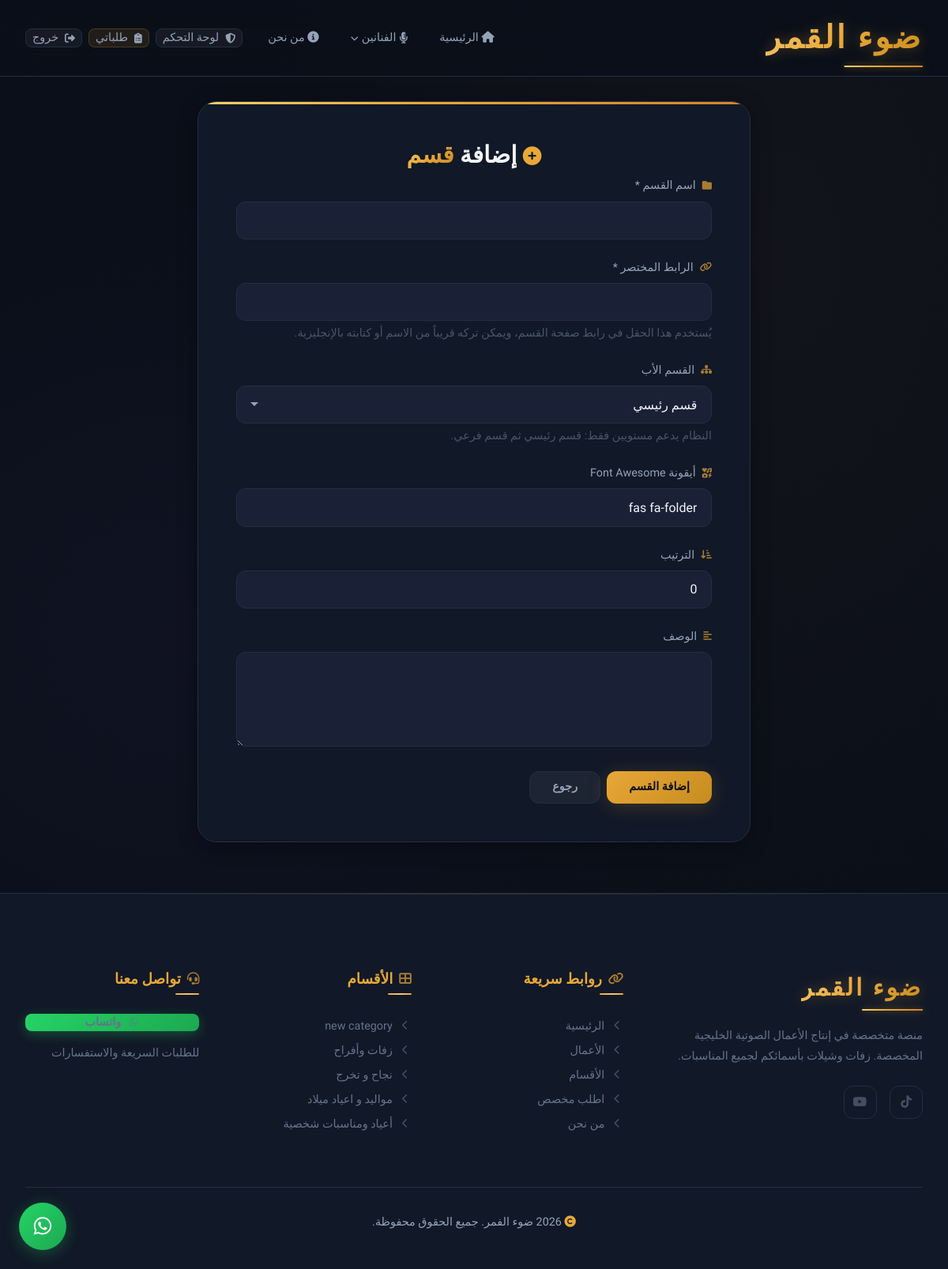
The page /admin/categories/add (signed in) on the database its author committed.
### app/models.py (models this page shows, shortened)
class Category(db.Model):
    __tablename__ = 'categories'
    id = db.Column(db.Integer, primary_key=True)
    name = db.Column(db.String(100), nullable=False)
    slug = db.Column(db.String(100), unique=True, nullable=False)
    description = db.Column(db.Text, nullable=True)
    icon = db.Column(db.String(50), nullable=True)
    sort_order = db.Column(db.Integer, default=0)
    parent_id = db.Column(db.Integer, db.ForeignKey('categories.id'), nullable=True)
    subcategories = db.relationship(
        'Category',
        backref=db.backref('parent', remote_side=[id]),
        lazy='dynamic'
    )
    samples = db.relationship('Sample', backref='category', lazy='dynamic')

### app/routes/admin.py (the view, shortened to what this page needs)
@admin_bp.route('/categories/add', methods=['GET', 'POST'])
@admin_required
def add_category():
    parent_categories = get_parent_categories()
    return render_template('admin/category_form.html', category=None, parent_categories=parent_categories)

### app/routes/admin.py (called while the page is built)
def admin_required(f):
    @wraps(f)
    @login_required
    def decorated_function(*args, **kwargs):
        if not current_user.is_admin:
            flash('ليس لديك صلاحية الوصول', 'error')
            return redirect(url_for('main.index'))
        return f(*args, **kwargs)
    return decorated_function

def get_parent_categories(exclude_id=None):
    query = Category.query.filter_by(parent_id=None)
    if exclude_id is not None:
        query = query.filter(Category.id != exclude_id)
    return query.order_by(Category.sort_order, Category.name).all()

### app/templates/admin/category_form.html (shortened to what this page needs)
{% extends "base.html" %}
{% block content %}
<section class="order-page">
    <div class="container">
        <div class="order-form-card animate-on-scroll">
            <h1>
                <i class="fas {{ 'fa-edit' if category else 'fa-plus-circle' }}" style="color: var(--accent); font-size: 0.8em;"></i>
                {{ 'تعديل' if category else 'إضافة' }} <span class="accent-text">قسم</span>
            </h1>
            <form method="POST">
                <div class="form-group">
                    <label class="form-label" for="name"><i class="fas fa-folder"></i> اسم القسم *</label>
                    <input type="text" class="form-control" id="name" name="name" required value="{{ request.form.get('name', category.name if category else '') }}">
                </div>
                <div class="form-group">
                    <label class="form-label" for="slug"><i class="fas fa-link"></i> الرابط المختصر *</label>
                    <input type="text" class="form-control" id="slug" name="slug" dir="ltr" required value="{{ request.form.get('slug', category.slug if category else '') }}">
                    <p style="margin-top: var(--space-xs); color: var(--text-dim); font-size: var(--fs-sm);">يُستخدم هذا الحقل في رابط صفحة القسم، ويمكن تركه قريباً من الاسم أو كتابته بالإنجليزية.</p>
                </div>
                <div class="form-group">
                    <label class="form-label" for="parent_id"><i class="fas fa-sitemap"></i> القسم الأب</label>
                    {% set selected_parent = request.form.get('parent_id', category.parent_id if category else '') %}
                    <select class="form-control" id="parent_id" name="parent_id">
                        <option value="">قسم رئيسي</option>
                    </select>
                    <p style="margin-top: var(--space-xs); color: var(--text-dim); font-size: var(--fs-sm);">النظام يدعم مستويين فقط: قسم رئيسي ثم قسم فرعي.</p>
                </div>
                <div class="form-group">
                    <label class="form-label" for="icon"><i class="fas fa-icons"></i> أيقونة Font Awesome</label>
                    <input type="text" class="form-control" id="icon" name="icon" dir="ltr" value="{{ request.form.get('icon', category.icon if category else 'fas fa-folder') }}">
                </div>
                <div class="form-group">
                    <label class="form-label" for="sort_order"><i class="fas fa-arrow-down-short-wide"></i> الترتيب</label>
                    <input type="number" class="form-control" id="sort_order" name="sort_order" value="{{ request.form.get('sort_order', category.sort_order if category else 0) }}">
                </div>
                <div class="form-group">
                    <label class="form-label" for="description"><i class="fas fa-align-left"></i> الوصف</label>
                    <textarea class="form-control" id="description" name="description" rows="4">{{ request.form.get('description', category.description if category else '') }}</textarea>
                </div>
                <div style="display: flex; gap: var(--space-sm); flex-wrap: wrap;">
                    <button type="submit" class="btn btn-primary">{{ 'حفظ التعديلات' if category else 'إضافة القسم' }}</button>
                    <a href="{{ url_for('admin.categories') }}" class="btn btn-ghost">رجوع</a>
                </div>
            </form>
        </div>
    </div>
</section>
{% endblock %}

### app/templates/base.html (shortened to what this page needs)
<!DOCTYPE html>
<html lang="ar" dir="rtl">
<head>
    <link rel="stylesheet"
          href="https://cdnjs.cloudflare.com/ajax/libs/font-awesome/6.5.1/css/all.min.css"
          onerror="this.onerror=null;this.href='https://cdn.jsdelivr.net/npm/@fortawesome/fontawesome-free@6.5.1/css/all.min.css';" />
    <link rel="stylesheet" href="{{ url_for('static', filename='css/variables.css') }}">
    <link rel="stylesheet" href="{{ url_for('static', filename='css/base.css') }}">
    <link rel="stylesheet" href="{{ url_for('static', filename='css/components.css') }}">
    <link rel="stylesheet" href="{{ url_for('static', filename='css/pages.css') }}">
</head>
<body>
    <nav class="navbar" id="navbar">
        <div class="container">
            <a href="{{ url_for('main.index') }}" class="logo">ضوء القمر</a>
            <div class="nav-links" id="navLinks">
                <a href="{{ url_for('main.index') }}" class="{% if request.endpoint == 'main.index' %}active{% endif %}">
                    <i class="fas fa-home"></i> الرئيسية
                </a>
                <details class="nav-dropdown {% if request.endpoint == 'main.singer' %}active{% endif %}">
                    <summary class="nav-dropdown__summary">
                        <i class="fas fa-microphone-lines"></i> الفنانين
                        <i class="fas fa-chevron-down nav-dropdown__chevron"></i>
                    </summary>
                </details>
                <a href="{{ url_for('main.about') }}" class="{% if request.endpoint == 'main.about' %}active{% endif %}">
                    <i class="fas fa-info-circle"></i> من نحن
                </a>
                <div class="nav-auth">
                    {% if current_user.is_authenticated %}
                        {% if current_user.is_admin %}
                            <a href="{{ url_for('admin.dashboard') }}" class="btn btn-sm btn-ghost">
                                <i class="fas fa-shield-halved"></i> لوحة التحكم
                            </a>
                        {% endif %}
                        <a href="{{ url_for('orders.dashboard') }}" class="btn btn-sm btn-secondary">
                            <i class="fas fa-clipboard-list"></i> طلباتي
                        </a>
                        <a href="{{ url_for('auth.logout') }}" class="btn btn-sm btn-ghost">
                            <i class="fas fa-sign-out-alt"></i> خروج
                        </a>
                    {% endif %}
                </div>
            </div>
        </div>
    </nav>
    <main>
        {% block content %}{% endblock %}
    </main>
    <footer class="footer">
        <div class="container">
            <div class="footer-grid">
                <div class="footer-col footer-brand">
                    <div class="logo" style="margin-bottom: var(--space-lg); font-size: var(--fs-xl); display: inline-block;">ضوء القمر</div>
                    <p>منصة متخصصة في إنتاج الأعمال الصوتية الخليجية المخصصة. زفات وشيلات بأسمائكم لجميع المناسبات.</p>
                    <div class="footer-social">
                        <a href="https://www.tiktok.com/@.bo6b?_r=1&_t=ZS-95rwLRkdma8" aria-label="TikTok">
                            <i class="fab fa-tiktok"></i>
                        </a>
                        <a href="https://youtube.com/@zaffat-f9o?si=nrIe7QA_RzNBtxz0" aria-label="YouTube">
                            <i class="fab fa-youtube"></i>
                        </a>
                    </div>
                </div>
                <div class="footer-col">
                    <h4 class="footer-col__title"><i class="fas fa-link"></i> روابط سريعة</h4>
                    <a href="{{ url_for('main.index') }}"><i class="fas fa-chevron-left"></i> الرئيسية</a>
                    <a href="{{ url_for('main.index') }}#featured"><i class="fas fa-chevron-left"></i> الأعمال</a>
                    <a href="{{ url_for('main.index') }}#categories"><i class="fas fa-chevron-left"></i> الأقسام</a>
                    <a href="{{ url_for('orders.new_order') }}"><i class="fas fa-chevron-left"></i> اطلب مخصص</a>
                    <a href="{{ url_for('main.about') }}"><i class="fas fa-chevron-left"></i> من نحن</a>
                </div>
                <div class="footer-col">
                    <h4 class="footer-col__title"><i class="fas fa-th-large"></i> الأقسام</h4>
                    {% for category in footer_categories %}
                    <a href="{{ url_for('main.category', slug=category.slug) }}"><i class="fas fa-chevron-left"></i> {{ category.name }}</a>
                    {% endfor %}
                </div>
                <div class="footer-col">
                    <h4 class="footer-col__title"><i class="fas fa-headset"></i> تواصل معنا</h4>
                    <a href="https://wa.me/{{ whatsapp_number.replace('+', '') }}" target="_blank" class="btn btn-whatsapp btn-sm" style="margin-bottom: var(--space-md);">
                        <i class="fab fa-whatsapp"></i> واتساب
                    </a>
                    <p style="font-size: var(--fs-sm); color: var(--text-tertiary);">للطلبات السريعة والاستفسارات</p>
                </div>
            </div>
            <div class="footer-bottom">
                <p><i class="fas fa-copyright"></i> {{ brand_year }} {{ brand_name }}. جميع الحقوق محفوظة.</p>
            </div>
        </div>
    </footer>
    <a href="https://wa.me/{{ whatsapp_number.replace('+', '') }}" target="_blank" class="whatsapp-float" aria-label="تواصل واتساب">
        <i class="fab fa-whatsapp"></i>
    </a>
</body>
</html>

### app/static/css/variables.css (style rules this page uses)
:root { --accent: #E8A838; --accent-light: #F5C871; --accent-dark: #C78B1E; --accent-glow: rgba(232, 168, 56, 0.35); --accent-5: rgba(232, 168, 56, 0.05); --accent-10: rgba(232, 168, 56, 0.10); --accent-15: rgba(232, 168, 56, 0.15); --accent-20: rgba(232, 168, 56, 0.20); --gradient-accent: linear-gradient(135deg, #E8A838 0%, #F5C871 50%, #E8A838 100%); --gradient-accent-btn: linear-gradient(135deg, #E8A838 0%, #C78B1E 100%); --gradient-accent-text: linear-gradient(135deg, #F5C871, #E8A838, #C78B1E); --gradient-accent-vivid: linear-gradient(135deg, #F2D06B 0%, #E8A838 40%, #D4822A 100%); --secondary: #8B5CF6; --secondary-light: #A78BFA; --secondary-dark: #7C3AED; --secondary-glow: rgba(139, 92, 246, 0.25); --secondary-10: rgba(139, 92, 246, 0.10); --tertiary: #14B8A6; --tertiary-glow: rgba(20, 184, 166, 0.2); --bg-base: #0B0F19; --bg-card: #111827; --bg-elevated: #1A2035; --bg-hover: #1E2642; --bg-border: #252D44; --bg-border-light: #2E3A56; --text-primary: #F1F5F9; --text-secondary: #94A3B8; --text-tertiary: #64748B; --text-dim: #475569; --success: #22C55E; --success-bg: rgba(34, 197, 94, 0.12); --success-border: rgba(34, 197, 94, 0.25); --warning: #F59E0B; --warning-bg: rgba(245, 158, 11, 0.12); --warning-border: rgba(245, 158, 11, 0.25); --info: #3B82F6; --info-bg: rgba(59, 130, 246, 0.12); --info-border: rgba(59, 130, 246, 0.25); --error: #EF4444; --error-bg: rgba(239, 68, 68, 0.12); --error-border: rgba(239, 68, 68, 0.25); --whatsapp: #25D366; --whatsapp-dark: #1DA851; --whatsapp-glow: rgba(37, 211, 102, 0.3); --font-primary: 'Tajawal', 'Segoe UI', sans-serif; --fs-xs: clamp(0.7rem, 0.65rem + 0.25vw, 0.8rem); --fs-sm: clamp(0.8rem, 0.75rem + 0.3vw, 0.9rem); --fs-base: clamp(0.9rem, 0.85rem + 0.35vw, 1rem); --fs-md: clamp(1rem, 0.9rem + 0.5vw, 1.15rem); --fs-lg: clamp(1.15rem, 1rem + 0.7vw, 1.4rem); --fs-xl: clamp(1.4rem, 1.15rem + 1.2vw, 1.85rem); --fs-2xl: clamp(1.75rem, 1.35rem + 2vw, 2.5rem); --fs-3xl: clamp(2.2rem, 1.5rem + 3.5vw, 3.5rem); --fs-hero: clamp(2rem, 1.2rem + 4vw, 3.8rem); --fw-light: 300; --fw-regular: 400; --fw-medium: 500; --fw-bold: 700; --fw-black: 900; --lh-tight: 1.3; --lh-normal: 1.6; --lh-relaxed: 1.8; --space-xs: 0.25rem; --space-sm: 0.5rem; --space-md: 1rem; --space-lg: 1.5rem; --space-xl: 2rem; --space-2xl: 3rem; --space-3xl: 4rem; --space-4xl: 6rem; --space-section: clamp(3rem, 2rem + 5vw, 6rem); --container-max: 1200px; --container-padding: clamp(1rem, 3vw, 2rem); --radius-sm: 8px; --radius-md: 12px; --radius-lg: 16px; --radius-xl: 24px; --radius-full: 9999px; --shadow-sm: 0 2px 8px rgba(0, 0, 0, 0.25); --shadow-md: 0 4px 24px rgba(0, 0, 0, 0.35); --shadow-lg: 0 8px 40px rgba(0, 0, 0, 0.45); --shadow-accent: 0 4px 25px rgba(232, 168, 56, 0.2); --shadow-accent-lg: 0 8px 40px rgba(232, 168, 56, 0.25); --shadow-card: 0 4px 20px rgba(0, 0, 0, 0.3); --shadow-card-hover: 0 12px 40px rgba(0, 0, 0, 0.4), 0 0 0 1px rgba(232, 168, 56, 0.1); --glass-bg: rgba(11, 15, 25, 0.8); --glass-bg-heavy: rgba(11, 15, 25, 0.92); --glass-border: rgba(232, 168, 56, 0.12); --glass-blur: 20px; --transition-fast: 0.15s ease; --transition-base: 0.3s cubic-bezier(0.4, 0, 0.2, 1); --transition-slow: 0.5s cubic-bezier(0.4, 0, 0.2, 1); --transition-spring: 0.5s cubic-bezier(0.175, 0.885, 0.32, 1.275); --z-dropdown: 100; --z-sticky: 200; --z-nav: 300; --z-modal: 400; --z-whatsapp: 500; }

### app/static/css/pages.css (style rules this page uses)
.order-page { padding-top: calc(80px + var(--space-2xl)); min-height: 100vh; padding-bottom: var(--space-3xl); }
.order-form-card { background: var(--bg-card); border: 1px solid var(--bg-border); border-radius: var(--radius-xl); padding: var(--space-2xl); max-width: 700px; margin: 0 auto; box-shadow: var(--shadow-md); position: relative; overflow: hidden; }
.order-form-card::before { content: ''; position: absolute; top: 0; left: 0; right: 0; height: 3px; background: var(--gradient-accent-vivid); }
.order-form-card h1 { font-size: var(--fs-xl); text-align: center; margin-bottom: var(--space-sm); }

### rows shown on the page
Category: name "new category"
Category: name "زفات وأفراح"
Category: name "نجاح و تخرج"
Category: name "مواليد و اعياد ميلاد"
Category: name "أعياد ومناسبات شخصية"

### other values the page prints
{{ 'تعديل' if category else 'إضافة' }} "إضافة"
{{ 'حفظ التعديلات' if category else 'إضافة القسم' }} "إضافة القسم"
{{ brand_name }} "ضوء الفمر"
